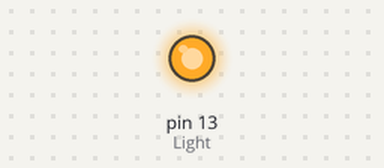
The sketch below on a simulated Arduino Uno, built with avr-gcc and run on an emulated ATmega328P. Parts: output pins drawn as LEDs (lit = HIGH). The local clock reads 2024-03-15 10:24:30 at power-on unless the sketch sets it; what the sketch prints to the serial monitor is not drawn.

Above: at 0.1 s.
Timing chart, 0 to 1.6 s (numbered marks = the images above):
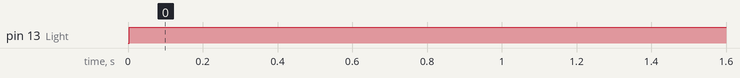

Measured:
- by itself, pin 13 (Light): LOW → HIGH at 0.00 s

The sketch:

Timer.ino
```cpp
#include <SoftwareSerial.h>
#include <DS3231.h>

#define Light 13

DS3231  rtc(SDA, SCL);
Time t;

const int LightOnHour = 18;
const int LightOffHour = 6;

//const int LightOnMin = 40;
//const int LightOffMin = 37;

void setup() {
  Serial.begin(9600);
  rtc.begin();
  pinMode(Light, OUTPUT);

}

void loop() {
  digitalWrite(7,HIGH);
  t = rtc.getTime();
  Serial.print(t.hour);
  Serial.print(" hour(s), ");
  Serial.print(t.min);
  Serial.print(" minute(s)");
  Serial.println(" ");

  if(t.hour >= LightOnHour || t.hour < LightOffHour){

    digitalWrite(Light,LOW);
    Serial.println("LIGHT ON");

  }

    else if(t.hour >= LightOffHour){

      digitalWrite(Light,HIGH);
      Serial.println("LIGHT OFF");

    }

  delay (1000);
}
```
